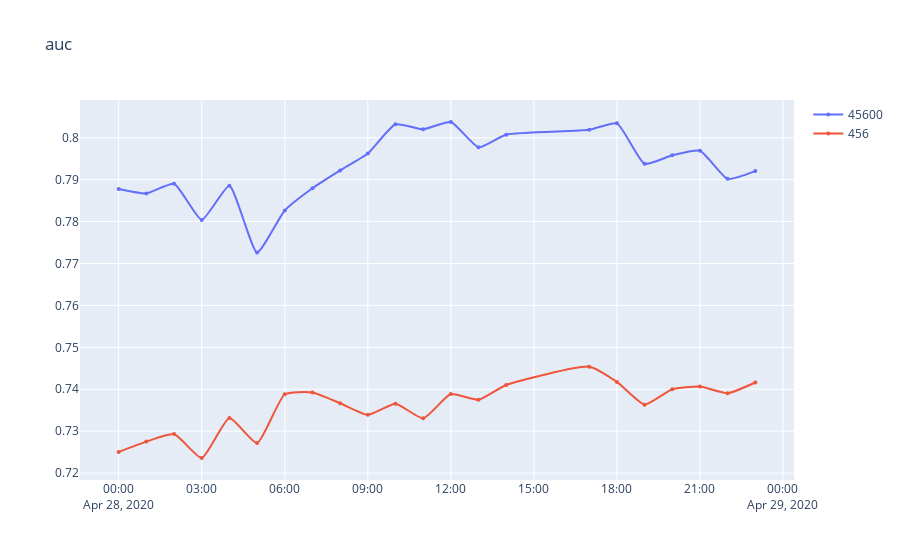
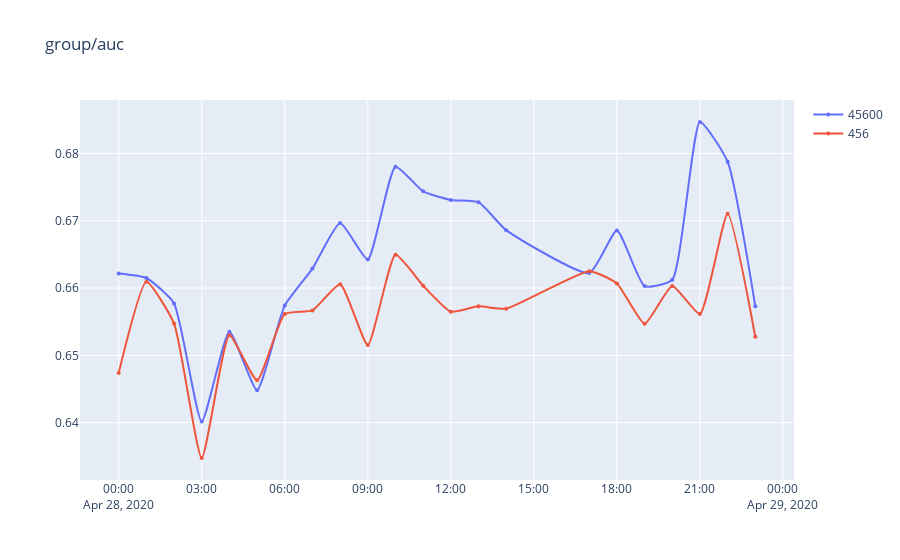
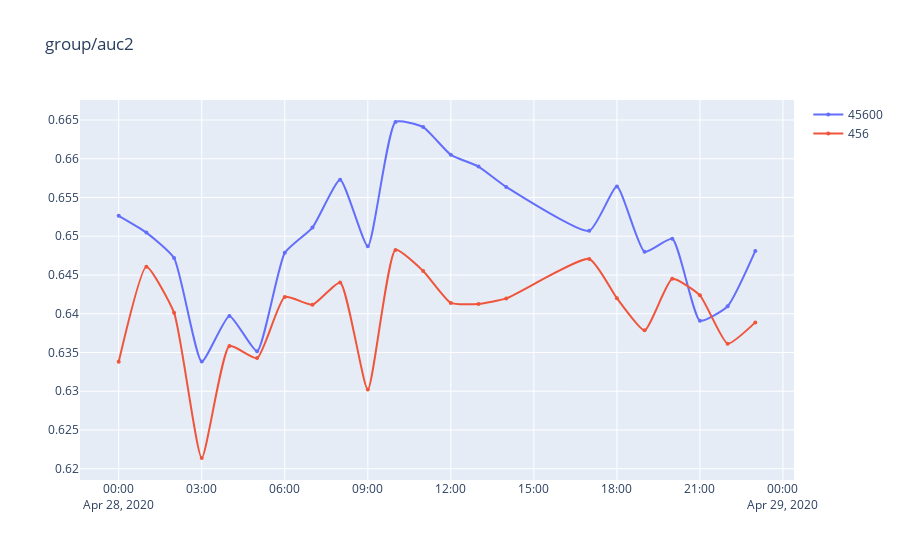
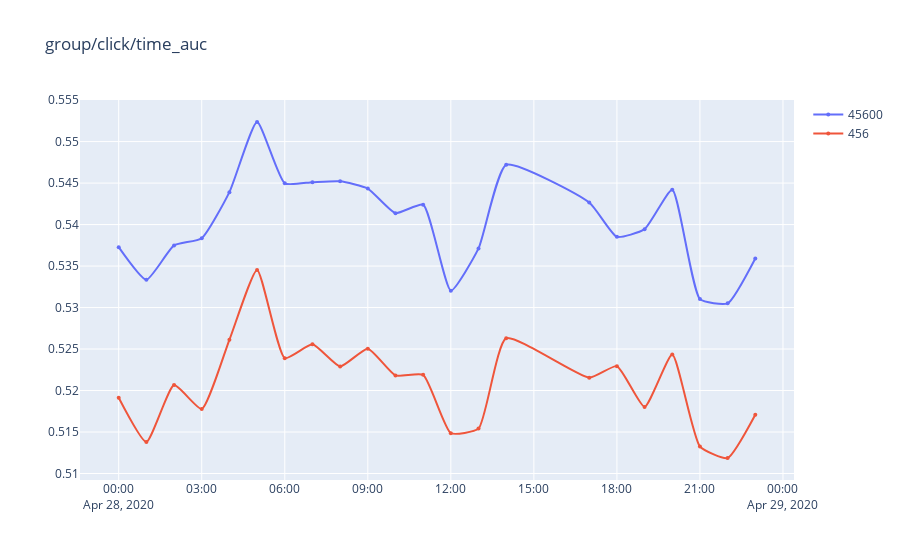

The cell these charts' notebook holds for them, in order:
### Code cell
gezi.line(df[df.abtest.isin(['456', '45600'])], x='hour', y=['auc', 'group/auc', 'group/auc2', 'group/click/time_auc', 'group/ndcg3_click', 'group/top1_click', 'stats/click_ratio', 'cold/group/auc'], color='abtest')
